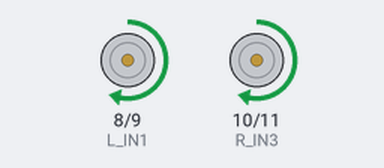
A sketch run on a simulated Arduino Uno, built with avr-gcc and run on an emulated ATmega328P. Parts: motor-driver pin pairs drawn as motors (green arrow = first pin HIGH = forward, orange = second pin HIGH = backward, longer = more drive, scaled by the enable pin).

Above: at 1.0 s.
At 2.5 s:
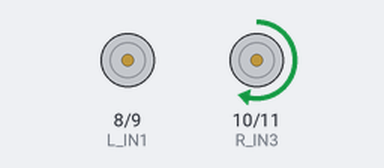
At 3.5 s:
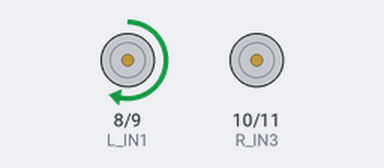
At 6.0 s:
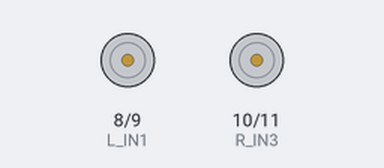
Timing chart, 0 to 9.1 s (numbered marks = the images above):
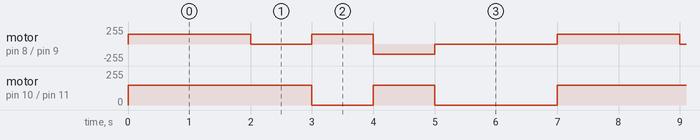

The sketch:

differential_drive_basic.ino
```cpp
// Differential Drive Robot - Basic Control

// Left motor pins
const int L_IN1 = 8;
const int L_IN2 = 9;

// Right motor pins
const int R_IN3 = 10;
const int R_IN4 = 11;

// Enable pins (PWM)
const int ENA = 5;
const int ENB = 6;

void setup() {
  pinMode(L_IN1, OUTPUT);
  pinMode(L_IN2, OUTPUT);
  pinMode(R_IN3, OUTPUT);
  pinMode(R_IN4, OUTPUT);
  pinMode(ENA, OUTPUT);
  pinMode(ENB, OUTPUT);

  // Set base speed
  analogWrite(ENA, 150);
  analogWrite(ENB, 150);
}

void loop() {
  // Move Forward
  forward();
  delay(2000);

  // Turn Left
  turnLeft();
  delay(1000);

  // Turn Right
  turnRight();
  delay(1000);

  // Rotate in place
  rotate();
  delay(1000);

  // Stop
  stopMotors();
  delay(2000);
}

// -------- Movement Functions --------

void forward() {
  digitalWrite(L_IN1, HIGH);
  digitalWrite(L_IN2, LOW);
  digitalWrite(R_IN3, HIGH);
  digitalWrite(R_IN4, LOW);
}

void turnLeft() {
  digitalWrite(L_IN1, LOW);
  digitalWrite(L_IN2, LOW);
  digitalWrite(R_IN3, HIGH);
  digitalWrite(R_IN4, LOW);
}

void turnRight() {
  digitalWrite(L_IN1, HIGH);
  digitalWrite(L_IN2, LOW);
  digitalWrite(R_IN3, LOW);
  digitalWrite(R_IN4, LOW);
}

void rotate() {
  digitalWrite(L_IN1, LOW);
  digitalWrite(L_IN2, HIGH);
  digitalWrite(R_IN3, HIGH);
  digitalWrite(R_IN4, LOW);
}

void stopMotors() {
  digitalWrite(L_IN1, LOW);
  digitalWrite(L_IN2, LOW);
  digitalWrite(R_IN3, LOW);
  digitalWrite(R_IN4, LOW);
}
```

Measured:
- by itself, motor on pin 10 (R_IN3) / pin 11 (R_IN4): repeats every 7.0 s: stopped 1.0 s, forward 150/255 1.0 s, stopped 2.0 s, forward 150/255 3.0 s
- by itself, motor on pin 8 (L_IN1) / pin 9 (L_IN2): repeats every 7.0 s: stopped 1.0 s, forward 150/255 1.0 s, backward 150/255 1.0 s, stopped 2.0 s, forward 150/255 2.0 s
